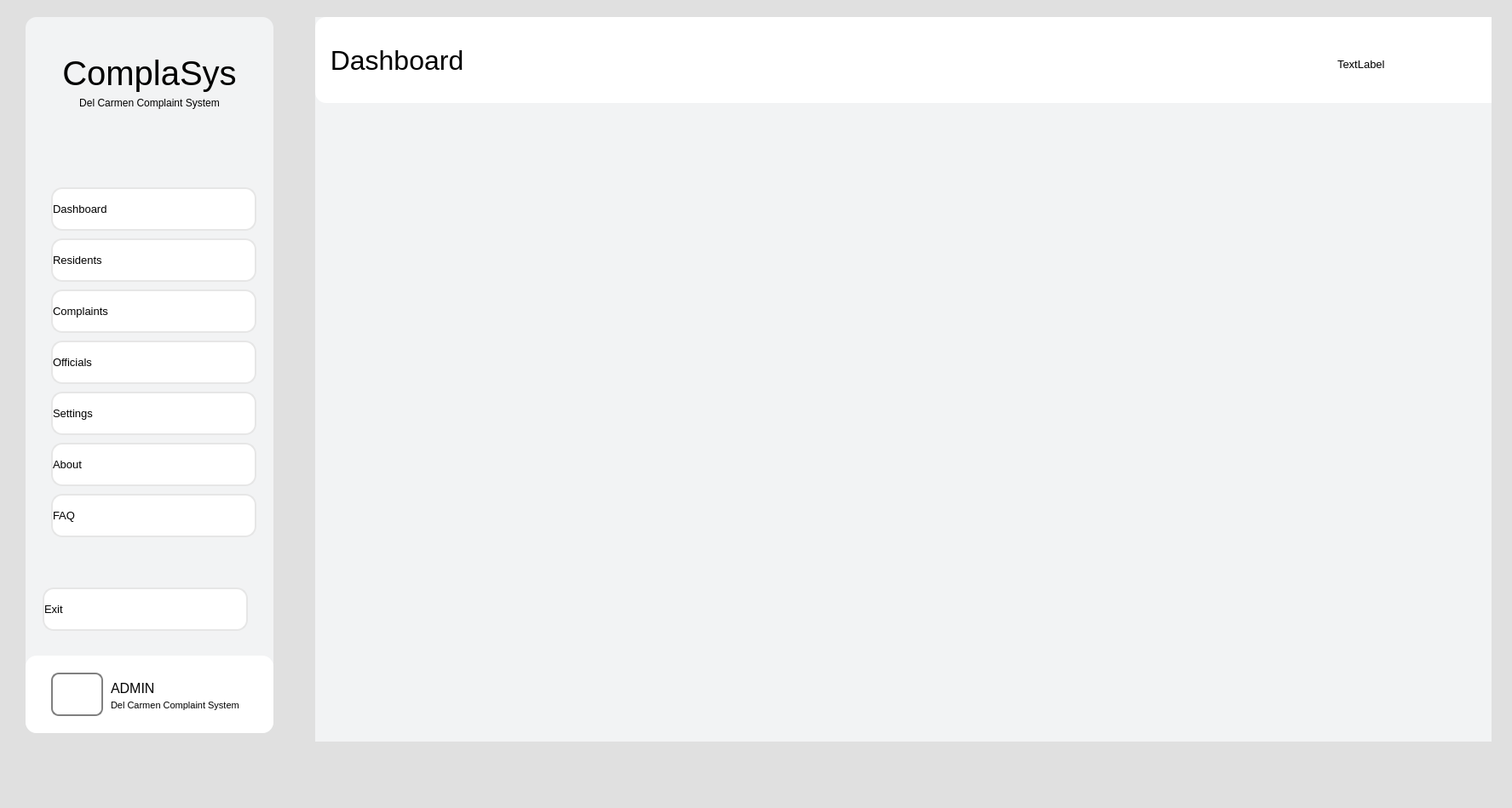
<?xml version="1.0" encoding="UTF-8"?>
<ui version="4.0">
 <class>MainWindow</class>
 <widget class="QMainWindow" name="MainWindow">
  <property name="geometry">
   <rect>
    <x>0</x>
    <y>0</y>
    <width>1775</width>
    <height>949</height>
   </rect>
  </property>
  <property name="windowTitle">
   <string>MainWindow</string>
  </property>
  <property name="styleSheet">
   <string notr="true">background-color: rgb(224, 224, 224);</string>
  </property>
  <widget class="QWidget" name="centralwidget">
   <widget class="QWidget" name="fullMenu" native="true">
    <property name="geometry">
     <rect>
      <x>30</x>
      <y>20</y>
      <width>291</width>
      <height>841</height>
     </rect>
    </property>
    <property name="font">
     <font>
      <weight>75</weight>
      <bold>true</bold>
     </font>
    </property>
    <property name="styleSheet">
     <string notr="true">background-color: rgb(242,243,244);
border-radius: 13px;</string>
    </property>
    <widget class="QLabel" name="label_3">
     <property name="geometry">
      <rect>
       <x>0</x>
       <y>40</y>
       <width>291</width>
       <height>51</height>
      </rect>
     </property>
     <property name="font">
      <font>
       <family>MS Sans Serif</family>
       <pointsize>30</pointsize>
       <weight>50</weight>
       <bold>false</bold>
      </font>
     </property>
     <property name="text">
      <string>ComplaSys</string>
     </property>
     <property name="alignment">
      <set>Qt::AlignCenter</set>
     </property>
    </widget>
    <widget class="QPushButton" name="homeBtn">
     <property name="geometry">
      <rect>
       <x>30</x>
       <y>200</y>
       <width>241</width>
       <height>51</height>
      </rect>
     </property>
     <property name="font">
      <font>
       <pointsize>10</pointsize>
       <weight>50</weight>
       <bold>false</bold>
      </font>
     </property>
     <property name="styleSheet">
      <string notr="true">background-color: white;
border: 2px solid rgb(230, 230, 230);
border-radius: 13px;
text-align: left;</string>
     </property>
     <property name="text">
      <string>Dashboard</string>
     </property>
     <property name="icon">
      <iconset resource="../resources/resource.qrc">
       <normaloff>:/icons/icons-flat/home.png</normaloff>:/icons/icons-flat/home.png</iconset>
     </property>
    </widget>
    <widget class="QPushButton" name="resBtn">
     <property name="geometry">
      <rect>
       <x>30</x>
       <y>260</y>
       <width>241</width>
       <height>51</height>
      </rect>
     </property>
     <property name="font">
      <font>
       <pointsize>10</pointsize>
       <weight>50</weight>
       <bold>false</bold>
      </font>
     </property>
     <property name="styleSheet">
      <string notr="true">background-color: white;
border: 2px solid rgb(230, 230, 230);
border-radius: 13px;
text-align: left;</string>
     </property>
     <property name="text">
      <string>Residents</string>
     </property>
     <property name="icon">
      <iconset resource="../resources/resource.qrc">
       <normaloff>:/icons/icons-flat/users-alt.png</normaloff>:/icons/icons-flat/users-alt.png</iconset>
     </property>
    </widget>
    <widget class="QPushButton" name="compBtn">
     <property name="geometry">
      <rect>
       <x>30</x>
       <y>320</y>
       <width>241</width>
       <height>51</height>
      </rect>
     </property>
     <property name="font">
      <font>
       <pointsize>10</pointsize>
       <weight>50</weight>
       <bold>false</bold>
      </font>
     </property>
     <property name="styleSheet">
      <string notr="true">background-color: white;
border: 2px solid rgb(230, 230, 230);
border-radius: 13px;
text-align: left;</string>
     </property>
     <property name="text">
      <string>Complaints</string>
     </property>
     <property name="icon">
      <iconset resource="../resources/resource.qrc">
       <normaloff>:/icons/icons-flat/document.png</normaloff>:/icons/icons-flat/document.png</iconset>
     </property>
    </widget>
    <widget class="QPushButton" name="offiBtn">
     <property name="geometry">
      <rect>
       <x>30</x>
       <y>380</y>
       <width>241</width>
       <height>51</height>
      </rect>
     </property>
     <property name="font">
      <font>
       <pointsize>10</pointsize>
       <weight>50</weight>
       <bold>false</bold>
      </font>
     </property>
     <property name="styleSheet">
      <string notr="true">background-color: white;
border: 2px solid rgb(230, 230, 230);
border-radius: 13px;
text-align: left;</string>
     </property>
     <property name="text">
      <string>Officials</string>
     </property>
     <property name="icon">
      <iconset resource="../resources/resource.qrc">
       <normaloff>:/icons/icons-flat/briefcase.png</normaloff>:/icons/icons-flat/briefcase.png</iconset>
     </property>
    </widget>
    <widget class="QFrame" name="frame">
     <property name="geometry">
      <rect>
       <x>0</x>
       <y>750</y>
       <width>291</width>
       <height>91</height>
      </rect>
     </property>
     <property name="styleSheet">
      <string notr="true">background-color: white;</string>
     </property>
     <property name="frameShape">
      <enum>QFrame::StyledPanel</enum>
     </property>
     <property name="frameShadow">
      <enum>QFrame::Raised</enum>
     </property>
     <widget class="QPushButton" name="accBtn">
      <property name="geometry">
       <rect>
        <x>30</x>
        <y>20</y>
        <width>61</width>
        <height>51</height>
       </rect>
      </property>
      <property name="styleSheet">
       <string notr="true">background-color: white;
border-radius: 9px;
border: 2px solid grey;</string>
      </property>
      <property name="text">
       <string/>
      </property>
      <property name="icon">
       <iconset resource="../resources/resource.qrc">
        <normaloff>:/icons/icons-flat/user.png</normaloff>:/icons/icons-flat/user.png</iconset>
      </property>
     </widget>
     <widget class="QLabel" name="label">
      <property name="geometry">
       <rect>
        <x>100</x>
        <y>30</y>
        <width>81</width>
        <height>16</height>
       </rect>
      </property>
      <property name="font">
       <font>
        <pointsize>12</pointsize>
        <weight>50</weight>
        <bold>false</bold>
       </font>
      </property>
      <property name="text">
       <string>ADMIN</string>
      </property>
     </widget>
     <widget class="QLabel" name="label_2">
      <property name="geometry">
       <rect>
        <x>100</x>
        <y>50</y>
        <width>181</width>
        <height>16</height>
       </rect>
      </property>
      <property name="font">
       <font>
        <pointsize>8</pointsize>
        <weight>50</weight>
        <bold>false</bold>
       </font>
      </property>
      <property name="text">
       <string>Del Carmen Complaint System</string>
      </property>
     </widget>
    </widget>
    <widget class="QPushButton" name="exBtn">
     <property name="geometry">
      <rect>
       <x>20</x>
       <y>670</y>
       <width>241</width>
       <height>51</height>
      </rect>
     </property>
     <property name="font">
      <font>
       <pointsize>10</pointsize>
       <weight>50</weight>
       <bold>false</bold>
      </font>
     </property>
     <property name="styleSheet">
      <string notr="true">background-color: white;
border: 2px solid rgb(230, 230, 230);
border-radius: 13px;
text-align: left;</string>
     </property>
     <property name="text">
      <string>Exit</string>
     </property>
    </widget>
    <widget class="QPushButton" name="settBtn">
     <property name="geometry">
      <rect>
       <x>30</x>
       <y>440</y>
       <width>241</width>
       <height>51</height>
      </rect>
     </property>
     <property name="font">
      <font>
       <pointsize>10</pointsize>
       <weight>50</weight>
       <bold>false</bold>
      </font>
     </property>
     <property name="styleSheet">
      <string notr="true">background-color: white;
border: 2px solid rgb(230, 230, 230);
border-radius: 13px;
text-align: left;</string>
     </property>
     <property name="text">
      <string>Settings</string>
     </property>
     <property name="icon">
      <iconset resource="../resources/resource.qrc">
       <normaloff>:/icons/icons-flat/settings.png</normaloff>:/icons/icons-flat/settings.png</iconset>
     </property>
    </widget>
    <widget class="QPushButton" name="abtBtn">
     <property name="geometry">
      <rect>
       <x>30</x>
       <y>500</y>
       <width>241</width>
       <height>51</height>
      </rect>
     </property>
     <property name="font">
      <font>
       <pointsize>10</pointsize>
       <weight>50</weight>
       <bold>false</bold>
      </font>
     </property>
     <property name="styleSheet">
      <string notr="true">background-color: white;
border: 2px solid rgb(230, 230, 230);
border-radius: 13px;
text-align: left;</string>
     </property>
     <property name="text">
      <string>About</string>
     </property>
     <property name="icon">
      <iconset resource="../resources/resource.qrc">
       <normaloff>:/icons/icons-flat/interrogation.png</normaloff>:/icons/icons-flat/interrogation.png</iconset>
     </property>
    </widget>
    <widget class="QPushButton" name="faqBtn">
     <property name="geometry">
      <rect>
       <x>30</x>
       <y>560</y>
       <width>241</width>
       <height>51</height>
      </rect>
     </property>
     <property name="font">
      <font>
       <pointsize>10</pointsize>
       <weight>50</weight>
       <bold>false</bold>
      </font>
     </property>
     <property name="styleSheet">
      <string notr="true">background-color: white;
border: 2px solid rgb(230, 230, 230);
border-radius: 13px;
text-align: left;</string>
     </property>
     <property name="text">
      <string>FAQ</string>
     </property>
     <property name="icon">
      <iconset resource="../resources/resource.qrc">
       <normaloff>:/icons/icons-flat/exclamation.png</normaloff>:/icons/icons-flat/exclamation.png</iconset>
     </property>
    </widget>
    <widget class="QLabel" name="label_4">
     <property name="geometry">
      <rect>
       <x>0</x>
       <y>90</y>
       <width>291</width>
       <height>21</height>
      </rect>
     </property>
     <property name="font">
      <font>
       <pointsize>9</pointsize>
       <weight>50</weight>
       <bold>false</bold>
      </font>
     </property>
     <property name="text">
      <string>Del Carmen Complaint System</string>
     </property>
     <property name="alignment">
      <set>Qt::AlignCenter</set>
     </property>
    </widget>
   </widget>
   <widget class="QStackedWidget" name="stackedWidget">
    <property name="geometry">
     <rect>
      <x>370</x>
      <y>20</y>
      <width>1381</width>
      <height>851</height>
     </rect>
    </property>
    <property name="font">
     <font>
      <family>System</family>
      <weight>50</weight>
      <bold>false</bold>
     </font>
    </property>
    <property name="styleSheet">
     <string notr="true">background-color: rgb(242,243,244);</string>
    </property>
    <property name="currentIndex">
     <number>0</number>
    </property>
    <widget class="QWidget" name="page">
     <widget class="QLabel" name="label_7">
      <property name="geometry">
       <rect>
        <x>0</x>
        <y>0</y>
        <width>1431</width>
        <height>101</height>
       </rect>
      </property>
      <property name="font">
       <font>
        <family>MS Shell Dlg 2</family>
        <pointsize>24</pointsize>
        <weight>50</weight>
        <bold>false</bold>
       </font>
      </property>
      <property name="styleSheet">
       <string notr="true">background-color: white;
border-radius: 13px;</string>
      </property>
      <property name="text">
       <string>  Dashboard</string>
      </property>
     </widget>
     <widget class="QLabel" name="labelDateTime1">
      <property name="geometry">
       <rect>
        <x>1200</x>
        <y>30</y>
        <width>181</width>
        <height>51</height>
       </rect>
      </property>
      <property name="font">
       <font>
        <pointsize>10</pointsize>
       </font>
      </property>
      <property name="styleSheet">
       <string notr="true">background-color: white;</string>
      </property>
      <property name="text">
       <string>TextLabel</string>
      </property>
     </widget>
    </widget>
    <widget class="QWidget" name="page_2">
     <widget class="QLabel" name="label_8">
      <property name="geometry">
       <rect>
        <x>0</x>
        <y>0</y>
        <width>1431</width>
        <height>101</height>
       </rect>
      </property>
      <property name="font">
       <font>
        <pointsize>24</pointsize>
        <weight>50</weight>
        <bold>false</bold>
       </font>
      </property>
      <property name="styleSheet">
       <string notr="true">background-color: white;
border-radius: 13px;</string>
      </property>
      <property name="text">
       <string>  Residents</string>
      </property>
     </widget>
     <widget class="QTableWidget" name="resident_table">
      <property name="geometry">
       <rect>
        <x>40</x>
        <y>190</y>
        <width>1311</width>
        <height>581</height>
       </rect>
      </property>
      <property name="styleSheet">
       <string notr="true">background-color: white;
border-radius: 1px;</string>
      </property>
      <attribute name="horizontalHeaderStretchLastSection">
       <bool>false</bool>
      </attribute>
      <column>
       <property name="text">
        <string>residentID</string>
       </property>
      </column>
      <column>
       <property name="text">
        <string>lastname</string>
       </property>
      </column>
      <column>
       <property name="text">
        <string>sex</string>
       </property>
      </column>
      <column>
       <property name="text">
        <string>birthdate</string>
       </property>
      </column>
      <column>
       <property name="text">
        <string>contact</string>
       </property>
      </column>
      <column>
       <property name="text">
        <string>address</string>
       </property>
      </column>
      <column>
       <property name="text">
        <string>credentials</string>
       </property>
      </column>
     </widget>
     <widget class="QPushButton" name="updResBtn">
      <property name="geometry">
       <rect>
        <x>1190</x>
        <y>790</y>
        <width>101</width>
        <height>41</height>
       </rect>
      </property>
      <property name="font">
       <font>
        <family>System</family>
        <weight>75</weight>
        <bold>true</bold>
       </font>
      </property>
      <property name="styleSheet">
       <string notr="true">background-color: white;
border: 2px solid rgb(230, 230, 230);
border-radius: 13px;</string>
      </property>
      <property name="text">
       <string>Edit</string>
      </property>
      <property name="icon">
       <iconset resource="../resources/resource.qrc">
        <normaloff>:/icons/icons-flat/pencil.png</normaloff>:/icons/icons-flat/pencil.png</iconset>
      </property>
     </widget>
     <widget class="QPushButton" name="delResBtn">
      <property name="geometry">
       <rect>
        <x>1070</x>
        <y>790</y>
        <width>101</width>
        <height>41</height>
       </rect>
      </property>
      <property name="font">
       <font>
        <family>System</family>
        <weight>75</weight>
        <bold>true</bold>
       </font>
      </property>
      <property name="styleSheet">
       <string notr="true">background-color: white;
border: 2px solid rgb(230, 230, 230);
border-radius: 13px;</string>
      </property>
      <property name="text">
       <string>Delete</string>
      </property>
      <property name="icon">
       <iconset resource="../resources/resource.qrc">
        <normaloff>:/icons/icons-flat/trash.png</normaloff>:/icons/icons-flat/trash.png</iconset>
      </property>
     </widget>
     <widget class="QPushButton" name="addResBtn">
      <property name="geometry">
       <rect>
        <x>1180</x>
        <y>130</y>
        <width>161</width>
        <height>41</height>
       </rect>
      </property>
      <property name="font">
       <font>
        <family>System</family>
        <weight>75</weight>
        <bold>true</bold>
       </font>
      </property>
      <property name="styleSheet">
       <string notr="true">background-color: white;
border: 2px solid rgb(230, 230, 230);
border-radius: 13px;</string>
      </property>
      <property name="text">
       <string>Add Resident</string>
      </property>
      <property name="icon">
       <iconset resource="../resources/resource.qrc">
        <normaloff>:/icons/icons-flat/plus.png</normaloff>:/icons/icons-flat/plus.png</iconset>
      </property>
     </widget>
     <widget class="QLineEdit" name="searchRes_line">
      <property name="geometry">
       <rect>
        <x>30</x>
        <y>120</y>
        <width>451</width>
        <height>51</height>
       </rect>
      </property>
      <property name="styleSheet">
       <string notr="true">background-color: white;
border-radius: 2px;</string>
      </property>
      <property name="placeholderText">
       <string>Search Residents...</string>
      </property>
     </widget>
     <widget class="QPushButton" name="searchResBtn">
      <property name="geometry">
       <rect>
        <x>490</x>
        <y>120</y>
        <width>61</width>
        <height>51</height>
       </rect>
      </property>
      <property name="styleSheet">
       <string notr="true">background-color: white;
border-radius: 9px;</string>
      </property>
      <property name="text">
       <string/>
      </property>
      <property name="icon">
       <iconset resource="../resources/resource.qrc">
        <normaloff>:/icons/icons-flat/search.png</normaloff>:/icons/icons-flat/search.png</iconset>
      </property>
     </widget>
     <widget class="QPushButton" name="refreshResBtn">
      <property name="geometry">
       <rect>
        <x>100</x>
        <y>790</y>
        <width>101</width>
        <height>41</height>
       </rect>
      </property>
      <property name="font">
       <font>
        <family>System</family>
        <weight>50</weight>
        <bold>false</bold>
       </font>
      </property>
      <property name="styleSheet">
       <string notr="true">background-color: white;
border: 2px solid rgb(230, 230, 230);
border-radius: 13px;</string>
      </property>
      <property name="text">
       <string>Refresh</string>
      </property>
     </widget>
     <widget class="QPushButton" name="saveResBtn">
      <property name="geometry">
       <rect>
        <x>220</x>
        <y>790</y>
        <width>101</width>
        <height>41</height>
       </rect>
      </property>
      <property name="font">
       <font>
        <family>System</family>
        <weight>50</weight>
        <bold>false</bold>
       </font>
      </property>
      <property name="styleSheet">
       <string notr="true">background-color: white;
border: 2px solid rgb(230, 230, 230);
border-radius: 13px;</string>
      </property>
      <property name="text">
       <string>Save</string>
      </property>
     </widget>
     <widget class="QLabel" name="labelDateTime2">
      <property name="geometry">
       <rect>
        <x>1200</x>
        <y>30</y>
        <width>181</width>
        <height>51</height>
       </rect>
      </property>
      <property name="font">
       <font>
        <pointsize>10</pointsize>
       </font>
      </property>
      <property name="styleSheet">
       <string notr="true">background-color: white;</string>
      </property>
      <property name="text">
       <string>TextLabel</string>
      </property>
     </widget>
    </widget>
    <widget class="QWidget" name="page_3">
     <widget class="QLabel" name="label_9">
      <property name="geometry">
       <rect>
        <x>0</x>
        <y>0</y>
        <width>1431</width>
        <height>101</height>
       </rect>
      </property>
      <property name="font">
       <font>
        <pointsize>24</pointsize>
        <weight>50</weight>
        <bold>false</bold>
       </font>
      </property>
      <property name="styleSheet">
       <string notr="true">background-color: white;
border-radius: 13px;</string>
      </property>
      <property name="text">
       <string>  Complaints</string>
      </property>
     </widget>
     <widget class="QTableWidget" name="complaint_table">
      <property name="geometry">
       <rect>
        <x>40</x>
        <y>190</y>
        <width>1311</width>
        <height>581</height>
       </rect>
      </property>
      <property name="styleSheet">
       <string notr="true">background-color: white;
border-radius: 1px;</string>
      </property>
      <column>
       <property name="text">
        <string>complaintID</string>
       </property>
      </column>
      <column>
       <property name="text">
        <string>residentID</string>
       </property>
      </column>
      <column>
       <property name="text">
        <string>category</string>
       </property>
      </column>
      <column>
       <property name="text">
        <string>description</string>
       </property>
      </column>
      <column>
       <property name="text">
        <string>datetime</string>
       </property>
      </column>
      <column>
       <property name="text">
        <string>location</string>
       </property>
      </column>
      <column>
       <property name="text">
        <string>status</string>
       </property>
      </column>
     </widget>
     <widget class="QPushButton" name="delCompBtn">
      <property name="geometry">
       <rect>
        <x>1070</x>
        <y>790</y>
        <width>101</width>
        <height>41</height>
       </rect>
      </property>
      <property name="font">
       <font>
        <family>System</family>
        <weight>50</weight>
        <bold>false</bold>
       </font>
      </property>
      <property name="styleSheet">
       <string notr="true">background-color: white;
border: 2px solid rgb(230, 230, 230);
border-radius: 13px;</string>
      </property>
      <property name="text">
       <string>Delete</string>
      </property>
      <property name="icon">
       <iconset resource="../resources/resource.qrc">
        <normaloff>:/icons/icons-flat/trash.png</normaloff>:/icons/icons-flat/trash.png</iconset>
      </property>
     </widget>
     <widget class="QPushButton" name="updCompBtn">
      <property name="geometry">
       <rect>
        <x>1190</x>
        <y>790</y>
        <width>101</width>
        <height>41</height>
       </rect>
      </property>
      <property name="font">
       <font>
        <family>System</family>
        <weight>50</weight>
        <bold>false</bold>
       </font>
      </property>
      <property name="styleSheet">
       <string notr="true">background-color: white;
border: 2px solid rgb(230, 230, 230);
border-radius: 13px;</string>
      </property>
      <property name="text">
       <string>Edit</string>
      </property>
      <property name="icon">
       <iconset resource="../resources/resource.qrc">
        <normaloff>:/icons/icons-flat/pencil.png</normaloff>:/icons/icons-flat/pencil.png</iconset>
      </property>
     </widget>
     <widget class="QPushButton" name="addCompBtn">
      <property name="geometry">
       <rect>
        <x>1180</x>
        <y>130</y>
        <width>161</width>
        <height>41</height>
       </rect>
      </property>
      <property name="font">
       <font>
        <family>System</family>
        <weight>50</weight>
        <bold>false</bold>
       </font>
      </property>
      <property name="styleSheet">
       <string notr="true">background-color: white;
border: 2px solid rgb(230, 230, 230);
border-radius: 13px;</string>
      </property>
      <property name="text">
       <string>Add Complaint</string>
      </property>
      <property name="icon">
       <iconset resource="../resources/resource.qrc">
        <normaloff>:/icons/icons-flat/plus.png</normaloff>:/icons/icons-flat/plus.png</iconset>
      </property>
     </widget>
     <widget class="QLineEdit" name="searchComp_line">
      <property name="geometry">
       <rect>
        <x>30</x>
        <y>120</y>
        <width>451</width>
        <height>51</height>
       </rect>
      </property>
      <property name="styleSheet">
       <string notr="true">background-color: white;
border-radius: 2px;</string>
      </property>
      <property name="placeholderText">
       <string>Search Complaints...</string>
      </property>
     </widget>
     <widget class="QPushButton" name="searchCompBtn">
      <property name="geometry">
       <rect>
        <x>490</x>
        <y>120</y>
        <width>61</width>
        <height>51</height>
       </rect>
      </property>
      <property name="styleSheet">
       <string notr="true">background-color: white;
border-radius: 9px;</string>
      </property>
      <property name="text">
       <string/>
      </property>
      <property name="icon">
       <iconset resource="../resources/resource.qrc">
        <normaloff>:/icons/icons-flat/search.png</normaloff>:/icons/icons-flat/search.png</iconset>
      </property>
     </widget>
     <widget class="QPushButton" name="refreshCompBtn">
      <property name="geometry">
       <rect>
        <x>100</x>
        <y>790</y>
        <width>101</width>
        <height>41</height>
       </rect>
      </property>
      <property name="font">
       <font>
        <family>System</family>
        <weight>50</weight>
        <bold>false</bold>
       </font>
      </property>
      <property name="styleSheet">
       <string notr="true">background-color: white;
border: 2px solid rgb(230, 230, 230);
border-radius: 13px;</string>
      </property>
      <property name="text">
       <string>Refresh</string>
      </property>
     </widget>
     <widget class="QPushButton" name="saveCompBtn">
      <property name="geometry">
       <rect>
        <x>220</x>
        <y>790</y>
        <width>101</width>
        <height>41</height>
       </rect>
      </property>
      <property name="font">
       <font>
        <family>System</family>
        <weight>50</weight>
        <bold>false</bold>
       </font>
      </property>
      <property name="styleSheet">
       <string notr="true">background-color: white;
border: 2px solid rgb(230, 230, 230);
border-radius: 13px;</string>
      </property>
      <property name="text">
       <string>Save</string>
      </property>
     </widget>
     <widget class="QLabel" name="labelDateTime3">
      <property name="geometry">
       <rect>
        <x>1200</x>
        <y>30</y>
        <width>181</width>
        <height>51</height>
       </rect>
      </property>
      <property name="font">
       <font>
        <pointsize>10</pointsize>
       </font>
      </property>
      <property name="styleSheet">
       <string notr="true">background-color: white;</string>
      </property>
      <property name="text">
       <string>TextLabel</string>
      </property>
     </widget>
    </widget>
    <widget class="QWidget" name="page_4">
     <widget class="QLabel" name="label_10">
      <property name="geometry">
       <rect>
        <x>0</x>
        <y>0</y>
        <width>1431</width>
        <height>101</height>
       </rect>
      </property>
      <property name="font">
       <font>
        <pointsize>24</pointsize>
        <weight>50</weight>
        <bold>false</bold>
       </font>
      </property>
      <property name="styleSheet">
       <string notr="true">background-color: white;
border-radius: 13px;</string>
      </property>
      <property name="text">
       <string>  Officials</string>
      </property>
     </widget>
     <widget class="QTableWidget" name="official_table">
      <property name="geometry">
       <rect>
        <x>40</x>
        <y>190</y>
        <width>1311</width>
        <height>581</height>
       </rect>
      </property>
      <property name="styleSheet">
       <string notr="true">background-color: white;
border-radius: 1px;</string>
      </property>
      <column>
       <property name="text">
        <string>officialID</string>
       </property>
      </column>
      <column>
       <property name="text">
        <string>position</string>
       </property>
      </column>
      <column>
       <property name="text">
        <string>firstname</string>
       </property>
      </column>
      <column>
       <property name="text">
        <string>lastname</string>
       </property>
      </column>
      <column>
       <property name="text">
        <string>contact</string>
       </property>
      </column>
     </widget>
     <widget class="QPushButton" name="updOffiBtn">
      <property name="geometry">
       <rect>
        <x>1190</x>
        <y>790</y>
        <width>101</width>
        <height>41</height>
       </rect>
      </property>
      <property name="font">
       <font>
        <family>System</family>
        <weight>50</weight>
        <bold>false</bold>
       </font>
      </property>
      <property name="styleSheet">
       <string notr="true">background-color: white;
border: 2px solid rgb(230, 230, 230);
border-radius: 13px;</string>
      </property>
      <property name="text">
       <string>Edit</string>
      </property>
      <property name="icon">
       <iconset resource="../resources/resource.qrc">
        <normaloff>:/icons/icons-flat/pencil.png</normaloff>:/icons/icons-flat/pencil.png</iconset>
      </property>
     </widget>
     <widget class="QPushButton" name="delOffiBtn">
      <property name="geometry">
       <rect>
        <x>1070</x>
        <y>790</y>
        <width>101</width>
        <height>41</height>
       </rect>
      </property>
      <property name="font">
       <font>
        <family>System</family>
        <weight>50</weight>
        <bold>false</bold>
       </font>
      </property>
      <property name="styleSheet">
       <string notr="true">background-color: white;
border: 2px solid rgb(230, 230, 230);
border-radius: 13px;</string>
      </property>
      <property name="text">
       <string>Delete</string>
      </property>
      <property name="icon">
       <iconset resource="../resources/resource.qrc">
        <normaloff>:/icons/icons-flat/trash.png</normaloff>:/icons/icons-flat/trash.png</iconset>
      </property>
     </widget>
     <widget class="QPushButton" name="addOffiBtn">
      <property name="geometry">
       <rect>
        <x>1180</x>
        <y>130</y>
        <width>161</width>
        <height>41</height>
       </rect>
      </property>
      <property name="font">
       <font>
        <family>System</family>
        <weight>50</weight>
        <bold>false</bold>
       </font>
      </property>
      <property name="styleSheet">
       <string notr="true">background-color: white;
border: 2px solid rgb(230, 230, 230);
border-radius: 13px;</string>
      </property>
      <property name="text">
       <string>Add Official</string>
      </property>
      <property name="icon">
       <iconset resource="../resources/resource.qrc">
        <normaloff>:/icons/icons-flat/plus.png</normaloff>:/icons/icons-flat/plus.png</iconset>
      </property>
     </widget>
     <widget class="QLineEdit" name="searchOffi_line">
      <property name="geometry">
       <rect>
        <x>30</x>
        <y>120</y>
        <width>451</width>
        <height>51</height>
       </rect>
      </property>
      <property name="styleSheet">
       <string notr="true">background-color: white;
border-radius: 2px;</string>
      </property>
      <property name="placeholderText">
       <string>Search Officials...</string>
      </property>
     </widget>
     <widget class="QPushButton" name="searchOffiBtn">
      <property name="geometry">
       <rect>
        <x>490</x>
        <y>120</y>
        <width>61</width>
        <height>51</height>
       </rect>
      </property>
      <property name="styleSheet">
       <string notr="true">background-color: white;
border-radius: 9px;</string>
      </property>
      <property name="text">
       <string/>
      </property>
      <property name="icon">
       <iconset resource="../resources/resource.qrc">
        <normaloff>:/icons/icons-flat/search.png</normaloff>:/icons/icons-flat/search.png</iconset>
      </property>
     </widget>
     <widget class="QPushButton" name="refreshOffiBtn">
      <property name="geometry">
       <rect>
        <x>100</x>
        <y>790</y>
        <width>101</width>
        <height>41</height>
       </rect>
      </property>
      <property name="font">
       <font>
        <family>System</family>
        <weight>50</weight>
        <bold>false</bold>
       </font>
      </property>
      <property name="styleSheet">
       <string notr="true">background-color: white;
border: 2px solid rgb(230, 230, 230);
border-radius: 13px;</string>
      </property>
      <property name="text">
       <string>Refresh</string>
      </property>
     </widget>
     <widget class="QPushButton" name="saveOffiBtn">
      <property name="geometry">
       <rect>
        <x>220</x>
        <y>790</y>
        <width>101</width>
        <height>41</height>
       </rect>
      </property>
      <property name="font">
       <font>
        <family>System</family>
        <weight>50</weight>
        <bold>false</bold>
       </font>
      </property>
      <property name="styleSheet">
       <string notr="true">background-color: white;
border: 2px solid rgb(230, 230, 230);
border-radius: 13px;</string>
      </property>
      <property name="text">
       <string>Save</string>
      </property>
     </widget>
     <widget class="QLabel" name="labelDateTime4">
      <property name="geometry">
       <rect>
        <x>1200</x>
        <y>30</y>
        <width>181</width>
        <height>51</height>
       </rect>
      </property>
      <property name="font">
       <font>
        <pointsize>10</pointsize>
       </font>
      </property>
      <property name="styleSheet">
       <string notr="true">background-color: white;</string>
      </property>
      <property name="text">
       <string>TextLabel</string>
      </property>
     </widget>
    </widget>
    <widget class="QWidget" name="page_5">
     <widget class="QLabel" name="label_11">
      <property name="geometry">
       <rect>
        <x>0</x>
        <y>0</y>
        <width>1431</width>
        <height>101</height>
       </rect>
      </property>
      <property name="font">
       <font>
        <family>MS Shell Dlg 2</family>
        <pointsize>24</pointsize>
        <weight>50</weight>
        <bold>false</bold>
       </font>
      </property>
      <property name="styleSheet">
       <string notr="true">background-color: white;
border-radius: 13px;</string>
      </property>
      <property name="text">
       <string>  Settings</string>
      </property>
     </widget>
     <widget class="QLabel" name="labelDateTime5">
      <property name="geometry">
       <rect>
        <x>1200</x>
        <y>30</y>
        <width>181</width>
        <height>51</height>
       </rect>
      </property>
      <property name="font">
       <font>
        <pointsize>10</pointsize>
       </font>
      </property>
      <property name="styleSheet">
       <string notr="true">background-color: white;</string>
      </property>
      <property name="text">
       <string>TextLabel</string>
      </property>
     </widget>
    </widget>
    <widget class="QWidget" name="page_6">
     <widget class="QLabel" name="label_12">
      <property name="geometry">
       <rect>
        <x>0</x>
        <y>0</y>
        <width>1431</width>
        <height>101</height>
       </rect>
      </property>
      <property name="font">
       <font>
        <family>MS Shell Dlg 2</family>
        <pointsize>24</pointsize>
        <weight>50</weight>
        <bold>false</bold>
       </font>
      </property>
      <property name="styleSheet">
       <string notr="true">background-color: white;
border-radius: 13px;</string>
      </property>
      <property name="text">
       <string>  About</string>
      </property>
     </widget>
     <widget class="QLabel" name="labelDateTime6">
      <property name="geometry">
       <rect>
        <x>1200</x>
        <y>30</y>
        <width>181</width>
        <height>51</height>
       </rect>
      </property>
      <property name="font">
       <font>
        <pointsize>10</pointsize>
       </font>
      </property>
      <property name="styleSheet">
       <string notr="true">background-color: white;</string>
      </property>
      <property name="text">
       <string>TextLabel</string>
      </property>
     </widget>
    </widget>
    <widget class="QWidget" name="page_7">
     <widget class="QLabel" name="label_13">
      <property name="geometry">
       <rect>
        <x>0</x>
        <y>0</y>
        <width>1431</width>
        <height>101</height>
       </rect>
      </property>
      <property name="font">
       <font>
        <family>MS Shell Dlg 2</family>
        <pointsize>24</pointsize>
        <weight>50</weight>
        <bold>false</bold>
       </font>
      </property>
      <property name="styleSheet">
       <string notr="true">background-color: white;
border-radius: 13px;</string>
      </property>
      <property name="text">
       <string>  FAQ</string>
      </property>
     </widget>
     <widget class="QLabel" name="labelDateTime7">
      <property name="geometry">
       <rect>
        <x>1200</x>
        <y>30</y>
        <width>181</width>
        <height>51</height>
       </rect>
      </property>
      <property name="font">
       <font>
        <pointsize>10</pointsize>
       </font>
      </property>
      <property name="styleSheet">
       <string notr="true">background-color: white;</string>
      </property>
      <property name="text">
       <string>TextLabel</string>
      </property>
     </widget>
    </widget>
   </widget>
  </widget>
  <widget class="QMenuBar" name="menubar">
   <property name="geometry">
    <rect>
     <x>0</x>
     <y>0</y>
     <width>1775</width>
     <height>26</height>
    </rect>
   </property>
  </widget>
  <widget class="QStatusBar" name="statusbar"/>
 </widget>
 <resources>
  <include location="../resources/resource.qrc"/>
 </resources>
 <connections/>
</ui>
